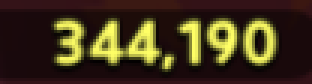
#> input picture [project]auto_Arena/3_CaptureSample/test.jpg, 104 x 28 px (shown 3 times larger)
$ python -i Imageprocessor_generator.py   (imports and definitions only)
#> lines starting #> are read from the running program, lines starting #| are printed output that depends on the picture
import os
import cv2 as cv
import numpy as np
import tensorflow as tf

from PIL import Image
from skimage import morphology
from matplotlib import pyplot as plt

import time
#%%
class Imageprocessor:

    Data_type='float32'
    ImgSize=28
    show_flag=True
    def __init__(self):
        # 모폴로지 구조
        self.se = np.uint8([[0, 1, 0],
                   [1, 1, 1],
                   [0, 1, 0]])

    # [10 lines left out: functions PILtoCV, CVtoPIL, not called in this run]

    def show(self, img):
        if(self.show_flag==True):
            plt.imshow(img, cmap='gray'), plt.xticks([]), plt.yticks([])
            plt.show()

    # [40 lines left out: function crop, not called in this run]

    def resize(self, gray):
        n=self.ImgSize
        # cv_img가 PIL이 아닌 경우 PIL -> OpenCV
        if str(type(gray)) == str("<class 'PIL.Image.Image'>"):
            gray=self.PILtoCV(gray)

        height, width = gray.shape[0], gray.shape[1]
        print('height :',height, 'width :',width)

        f = n-height+n-width
        if f<0:
            gray = cv.resize(gray, (n, n), interpolation = cv.INTER_AREA)

        elif f>0:
            gray = cv.resize(gray, (n, n), interpolation = cv.INTER_LINEAR)

        self.show(gray)
        return gray

    # 영상 이진화
    # [79 lines left out: functions binary_img, remove_PixelFewer, morphology, inversion_img, preprocessing, load_img and 1 more, not called in this run]


>>> import cv2
>>> picture = cv2.imread('../../3_CaptureSample/test.jpg', cv2.IMREAD_GRAYSCALE)
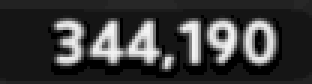
#> picture: shape (28, 104) (shown 3 times larger); min 0, max 243, mean 57.2
>>> result = Imageprocessor().resize(picture)
#| height : 28 width : 104
#> in resize, `gray = cv.resize(gray, (n, n), interpolation = cv.INTER_AREA)`:
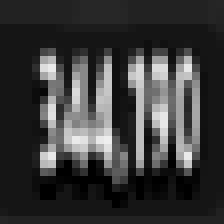
#> gray: shape (28, 28) (shown 8 times larger); min 0, max 238, mean 57.2
